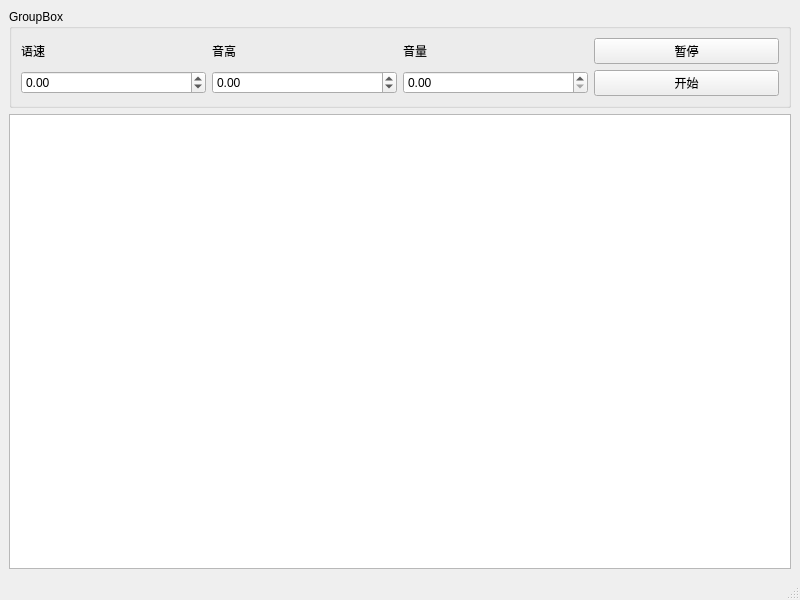
<?xml version="1.0" encoding="UTF-8"?>
<ui version="4.0">
 <class>MainWindow</class>
 <widget class="QMainWindow" name="MainWindow">
  <property name="geometry">
   <rect>
    <x>0</x>
    <y>0</y>
    <width>800</width>
    <height>600</height>
   </rect>
  </property>
  <property name="windowTitle">
   <string>MainWindow</string>
  </property>
  <widget class="QWidget" name="centralwidget">
   <layout class="QGridLayout" name="gridLayout">
    <item row="0" column="0">
     <widget class="QGroupBox" name="groupBox">
      <property name="title">
       <string>GroupBox</string>
      </property>
      <layout class="QGridLayout" name="gridLayout_2">
       <item row="1" column="2">
        <widget class="QDoubleSpinBox" name="volume">
         <property name="maximum">
          <double>1.000000000000000</double>
         </property>
         <property name="singleStep">
          <double>0.100000000000000</double>
         </property>
        </widget>
       </item>
       <item row="1" column="1">
        <widget class="QDoubleSpinBox" name="pitch">
         <property name="minimum">
          <double>-1.000000000000000</double>
         </property>
         <property name="maximum">
          <double>1.000000000000000</double>
         </property>
         <property name="singleStep">
          <double>0.100000000000000</double>
         </property>
        </widget>
       </item>
       <item row="1" column="3">
        <widget class="QPushButton" name="start">
         <property name="text">
          <string>开始</string>
         </property>
         <property name="checkable">
          <bool>true</bool>
         </property>
        </widget>
       </item>
       <item row="1" column="0">
        <widget class="QDoubleSpinBox" name="rate">
         <property name="minimum">
          <double>-1.000000000000000</double>
         </property>
         <property name="maximum">
          <double>1.000000000000000</double>
         </property>
         <property name="singleStep">
          <double>0.100000000000000</double>
         </property>
        </widget>
       </item>
       <item row="0" column="3">
        <widget class="QPushButton" name="pause">
         <property name="text">
          <string>暂停</string>
         </property>
         <property name="checkable">
          <bool>true</bool>
         </property>
        </widget>
       </item>
       <item row="0" column="0">
        <widget class="QLabel" name="label">
         <property name="text">
          <string>语速</string>
         </property>
        </widget>
       </item>
       <item row="0" column="1">
        <widget class="QLabel" name="label_2">
         <property name="text">
          <string>音高</string>
         </property>
        </widget>
       </item>
       <item row="0" column="2">
        <widget class="QLabel" name="label_3">
         <property name="text">
          <string>音量</string>
         </property>
        </widget>
       </item>
      </layout>
     </widget>
    </item>
    <item row="1" column="0">
     <widget class="QTextEdit" name="textEdit"/>
    </item>
   </layout>
  </widget>
  <widget class="QMenuBar" name="menubar">
   <property name="geometry">
    <rect>
     <x>0</x>
     <y>0</y>
     <width>800</width>
     <height>21</height>
    </rect>
   </property>
  </widget>
  <widget class="QStatusBar" name="statusbar"/>
 </widget>
 <resources/>
 <connections/>
</ui>
